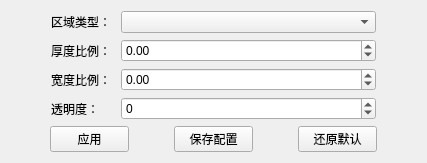
<?xml version="1.0" encoding="UTF-8"?>
<ui version="4.0">
 <class>CDlgZoneScale</class>
 <widget class="QWidget" name="CDlgZoneScale">
  <property name="geometry">
   <rect>
    <x>0</x>
    <y>0</y>
    <width>427</width>
    <height>159</height>
   </rect>
  </property>
  <property name="windowTitle">
   <string>Form</string>
  </property>
  <layout class="QVBoxLayout" name="verticalLayout_2">
   <item>
    <layout class="QHBoxLayout" name="horizontalLayout_5" stretch="0,10,0">
     <item>
      <spacer name="horizontalSpacer_5">
       <property name="orientation">
        <enum>Qt::Horizontal</enum>
       </property>
       <property name="sizeHint" stdset="0">
        <size>
         <width>40</width>
         <height>20</height>
        </size>
       </property>
      </spacer>
     </item>
     <item>
      <layout class="QVBoxLayout" name="verticalLayout">
       <item>
        <layout class="QHBoxLayout" name="horizontalLayout_2" stretch="1,4">
         <item>
          <widget class="QLabel" name="label">
           <property name="text">
            <string>区域类型：</string>
           </property>
          </widget>
         </item>
         <item>
          <widget class="QComboBox" name="comboBox"/>
         </item>
        </layout>
       </item>
       <item>
        <layout class="QHBoxLayout" name="horizontalLayout_3" stretch="1,4">
         <item>
          <widget class="QLabel" name="label_2">
           <property name="text">
            <string>厚度比例：</string>
           </property>
          </widget>
         </item>
         <item>
          <widget class="QDoubleSpinBox" name="doubleSpinBox">
           <property name="minimum">
            <double>-100.000000000000000</double>
           </property>
           <property name="maximum">
            <double>100.000000000000000</double>
           </property>
          </widget>
         </item>
        </layout>
       </item>
       <item>
        <layout class="QHBoxLayout" name="horizontalLayout_4" stretch="1,4">
         <item>
          <widget class="QLabel" name="label_3">
           <property name="text">
            <string>宽度比例：</string>
           </property>
          </widget>
         </item>
         <item>
          <widget class="QDoubleSpinBox" name="doubleSpinBox_2">
           <property name="minimum">
            <double>-100.000000000000000</double>
           </property>
           <property name="maximum">
            <double>100.000000000000000</double>
           </property>
          </widget>
         </item>
        </layout>
       </item>
       <item>
        <layout class="QHBoxLayout" name="horizontalLayout_6" stretch="1,4">
         <item>
          <widget class="QLabel" name="label_4">
           <property name="text">
            <string>透明度：</string>
           </property>
          </widget>
         </item>
         <item>
          <widget class="QSpinBox" name="spinBox">
           <property name="minimum">
            <number>-1</number>
           </property>
           <property name="maximum">
            <number>255</number>
           </property>
          </widget>
         </item>
        </layout>
       </item>
      </layout>
     </item>
     <item>
      <spacer name="horizontalSpacer_4">
       <property name="orientation">
        <enum>Qt::Horizontal</enum>
       </property>
       <property name="sizeHint" stdset="0">
        <size>
         <width>40</width>
         <height>20</height>
        </size>
       </property>
      </spacer>
     </item>
    </layout>
   </item>
   <item>
    <layout class="QHBoxLayout" name="horizontalLayout">
     <item>
      <spacer name="horizontalSpacer">
       <property name="orientation">
        <enum>Qt::Horizontal</enum>
       </property>
       <property name="sizeHint" stdset="0">
        <size>
         <width>40</width>
         <height>20</height>
        </size>
       </property>
      </spacer>
     </item>
     <item>
      <widget class="QPushButton" name="pushButton">
       <property name="minimumSize">
        <size>
         <width>70</width>
         <height>0</height>
        </size>
       </property>
       <property name="text">
        <string>应用</string>
       </property>
      </widget>
     </item>
     <item>
      <spacer name="horizontalSpacer_6">
       <property name="orientation">
        <enum>Qt::Horizontal</enum>
       </property>
       <property name="sizeHint" stdset="0">
        <size>
         <width>40</width>
         <height>20</height>
        </size>
       </property>
      </spacer>
     </item>
     <item>
      <widget class="QPushButton" name="pushButton_3">
       <property name="minimumSize">
        <size>
         <width>70</width>
         <height>0</height>
        </size>
       </property>
       <property name="text">
        <string>保存配置</string>
       </property>
      </widget>
     </item>
     <item>
      <spacer name="horizontalSpacer_2">
       <property name="orientation">
        <enum>Qt::Horizontal</enum>
       </property>
       <property name="sizeHint" stdset="0">
        <size>
         <width>40</width>
         <height>20</height>
        </size>
       </property>
      </spacer>
     </item>
     <item>
      <widget class="QPushButton" name="pushButton_2">
       <property name="minimumSize">
        <size>
         <width>70</width>
         <height>0</height>
        </size>
       </property>
       <property name="text">
        <string>还原默认</string>
       </property>
      </widget>
     </item>
     <item>
      <spacer name="horizontalSpacer_3">
       <property name="orientation">
        <enum>Qt::Horizontal</enum>
       </property>
       <property name="sizeHint" stdset="0">
        <size>
         <width>40</width>
         <height>20</height>
        </size>
       </property>
      </spacer>
     </item>
    </layout>
   </item>
  </layout>
 </widget>
 <resources/>
 <connections/>
</ui>
